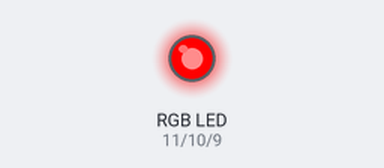
Bench run of a sketch on a simulated Arduino Uno, built with avr-gcc and run on an emulated ATmega328P. Shown: an RGB LED mixed from three pins (HIGH = lit). What the sketch prints to the serial monitor is not drawn.

Above: at 0.5 s.
At 2.5 s:
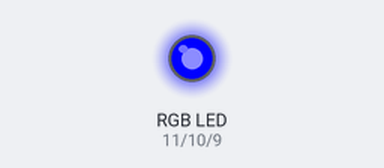
At 3.5 s:
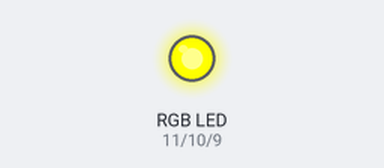
At 4.5 s:
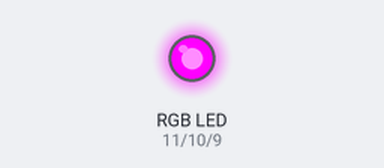
At 6.5 s:
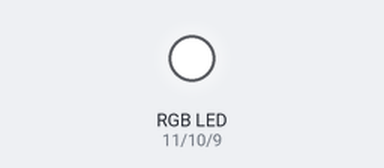
At 9.5 s:
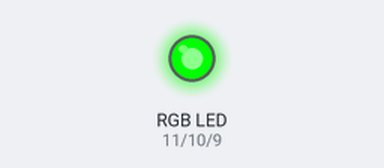
Timing chart, 0 to 10.4 s (numbered marks = the images above):
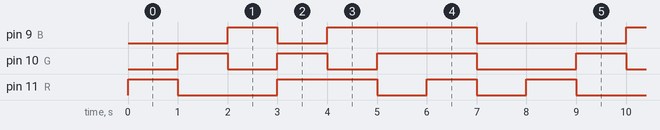

The sketch:

rgb-led.ino
```cpp
int R = 11; // OUTPUT PIN red
int G = 10; // OUTPUT PIN green
int B = 9; // OUTPUT PIN blue

// 프로그램 시작 - 초기화 작업
void setup()
{
 Serial.begin(115200); // 시리얼 통신 초기화
 Serial.println("Arduino Examples - RGB LED");
 pinMode(R, OUTPUT);
 pinMode(G, OUTPUT);
 pinMode(B, OUTPUT);
}

void loop()
{
 // RED
 digitalWrite(R, HIGH);
 delay(1000);

 // GREEN
 digitalWrite(R, LOW);
 digitalWrite(G, HIGH);
 delay(1000);

 // BLUE
 digitalWrite(G, LOW);
 digitalWrite(B, HIGH);
 delay(1000);

 // RED + GREEN = YELLOW
 digitalWrite(B, LOW);
 digitalWrite(R, HIGH);
 digitalWrite(G, HIGH);
 delay(1000);

 // RED + BLUE = MAGENTA
 digitalWrite(B, HIGH);
 digitalWrite(R, HIGH);
 digitalWrite(G, LOW);
 delay(1000);

 // GREEN + BLUE = CYON
 digitalWrite(B, HIGH);
 digitalWrite(R, LOW);
 digitalWrite(G, HIGH);
 delay(1000);

 // RED + GREEN + BLUE = WHITE
 digitalWrite(B, HIGH);
 digitalWrite(R, HIGH);
 digitalWrite(G, HIGH);
 delay(1000);

 // ALL OFF
 digitalWrite(B, LOW);
 digitalWrite(R, LOW);
 digitalWrite(G, LOW);
 delay(1000);
}
```

Measured:
- by itself, pin 9 (B): repeats every 8.0 s: LOW 1.0 s, HIGH 3.0 s, LOW 3.0 s, HIGH 1.0 s
- by itself, pin 10 (G): repeats every 8.0 s: LOW 1.0 s, HIGH 1.0 s, LOW 1.0 s, HIGH 2.0 s, LOW 2.0 s, HIGH 1.0 s
- by itself, pin 11 (R): repeats every 8.0 s: LOW 2.0 s, HIGH 2.0 s, 2 × (LOW 1.0 s, HIGH 1.0 s)
